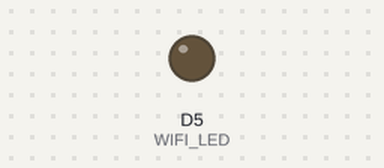
A sketch run on a simulated ESP8266 (NodeMCU). Shown: output pins drawn as LEDs (lit = HIGH). WiFi joins after 1.5 s; servers stay silent unless stated; random numbers use the default seed unless the sketch sets one; what the sketch prints to the serial monitor is not drawn.

Above: at 0.1 s.
At 1.7 s:
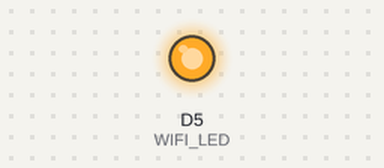
Timing chart, 0 to 3.2 s (numbered marks = the images above):
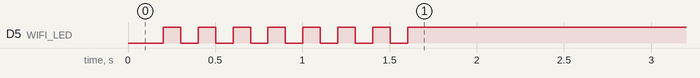

The sketch:

FinalYearProject.ino
```cpp
// Including libraries of Firebase and WiFi
#include <FirebaseArduino.h>                                                // Firebase library
#include <ESP8266WiFi.h>                                                    // WiFi library

#define FIREBASE_HOST "myfirebaseapp-1239.firebaseio.com"                       // Link of API
#define FIREBASE_AUTH "mTpa9m1atfGoIHNxt6ibkUKOagh1WiJvHvPrsftC"            // Link of Database Secrets

#define WIFI_SSID "MSK"                                                     // WiFi's Username
#define WIFI_PASSWORD "Krishna0406"                                         // WiFi's Password

#define WIFI_LED D5                  //connect a led to any of the gpio pins of the board and replace pin_number with it eg. D4

int sensorPin = A0;
int sensorValue = 0;

void setup() {
  // Put your setup code here, to run once:

  //Start Serial Communication
  Serial.begin(9600);

  pinMode(WIFI_LED,OUTPUT);      //define pinmodes

  WiFi.begin(WIFI_SSID, WIFI_PASSWORD);
  //connect to wifi
  while (WiFi.status() != WL_CONNECTED) {           //wait till connected to WiFi
  delay(100);      digitalWrite(WIFI_LED,LOW);                     //Blink the light till connected to WiFi
      delay(100);
      digitalWrite(WIFI_LED,HIGH);
      Serial.print(".");
      }

  Serial.println("");
  Serial.println("WiFi connected");
  digitalWrite(WIFI_LED,HIGH);
  Serial.println("IP address: ");
  Serial.println(WiFi.localIP());

  Firebase.begin(FIREBASE_HOST, FIREBASE_AUTH);    //connect to Database
  Serial.println("connected");
  delay(1000);

}

void loop() {
  // Put your main code here, to run repeatedly:
  //sensorValue = analogRead(sensorPin);

  //Serial.println(sensorValue);

  //int randomNumber1 = random(150,850);
  int randomNumber2 = random(150,850);
  int randomNumber3 = random(150,850);
  int randomNumber4 = random(150,850);
  //Firebase.setInt("Concentration1", sensorValue);
  Firebase.setInt("Concentration2", randomNumber2);
  Firebase.setInt("Concentration3", randomNumber3);
  Firebase.setInt("Concentration4", randomNumber4);
  delay(100);
}
```
